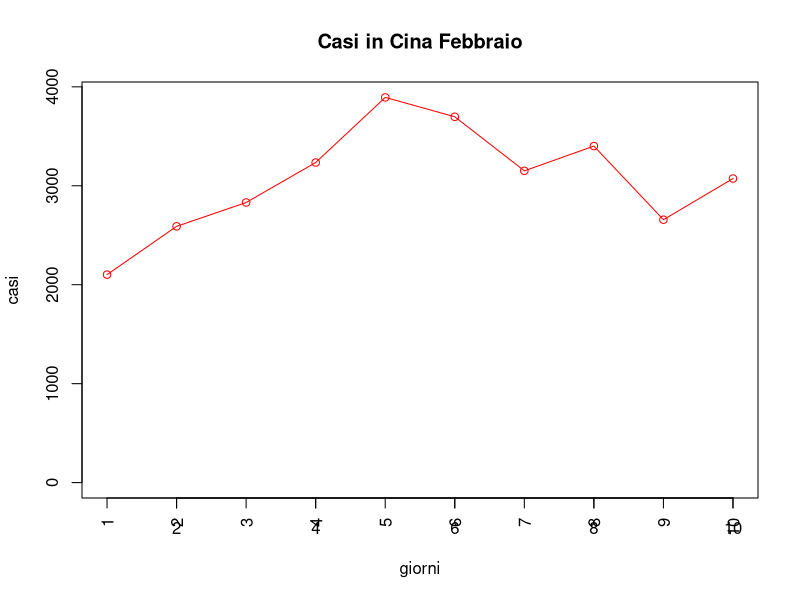

Source code (R):
#inserimento dati
casi <- c(2102, 2590, 2831, 3235, 3893, 3697, 3151, 3401, 2657, 3073)
severi <- c(268, 315, 186, 492, 431, 640, 962, 1280, 87, 298)
#No idea 
g_range <- range(0, casi)
#disegno grafico
plot(casi, type="o", col="red", ylim=g_range, xlab="giorni", ylab="casi", main="Casi in Cina Febbraio", xlim = c(1,10))
#codice che potrebbe essere utile in futuro
axis(1, at = seq(1, 10, by = 1), las=2)